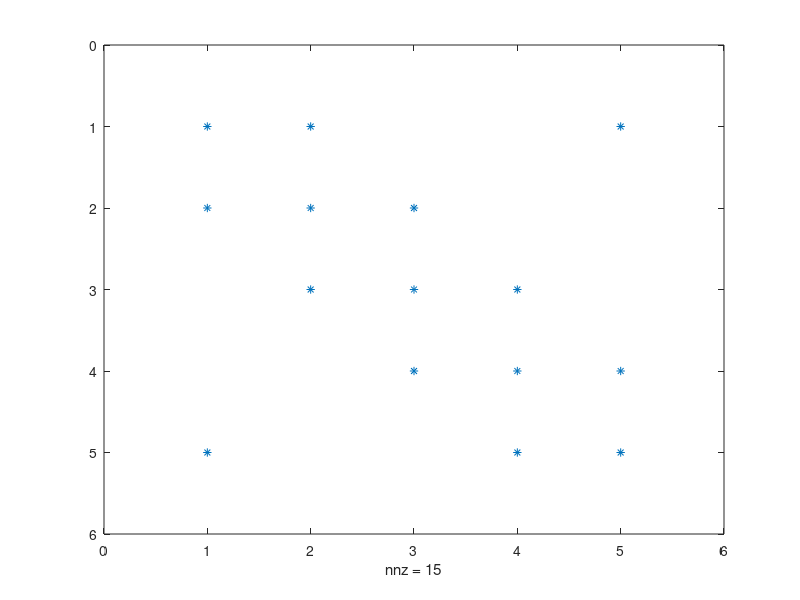

Reproduce this figure in MATLAB.
% demoSparse  Script demonstrating some sparse matrix commands
%
clc
echo on

% --- Create a sparse matrix, then assign element values one at at time
S = spalloc(5,5,18);        %  5 x 5 sparse matrix with room for 18 nonzeros
S(1,1) = 2;  S(1,2) = -1;   %  first row
echo off                    %  prevent loop from being listed
for k=2:4
  S(k,k-1) = -1;
  S(k,k)   =  2;
  S(k,k+1) = -1;
end
echo on
S(5,4) = -1;  S(5,5) = 2;   %  last row

% --- Inquire about number of zeros, and max room for non-zero elements
nnz(S)
nzmax(S)

% --- Add a couple more entries
S(1,5) = -1;    S(5,1) = -1;
nnz(S)
nzmax(S)

% --- Make a "spy" plot to display structure
spy(S)
echo off
